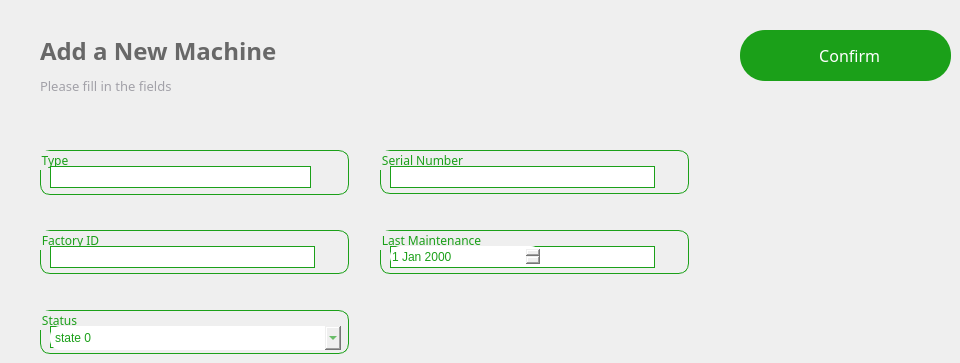
     <widget class="QWidget" name="add_machine">
      <widget class="QGroupBox" name="email_5">
       <property name="geometry">
        <rect>
         <x>380</x>
         <y>150</y>
         <width>309</width>
         <height>44</height>
        </rect>
       </property>
       <property name="font">
        <font>
         <family>Lexend Light</family>
        </font>
       </property>
       <property name="styleSheet">
        <string notr="true">border-radius:10px;
border-color: rgb(27, 160, 25);
border-width : 1.2px;
border-style:solid;
color: rgb(27, 160, 25);
</string>
       </property>
       <property name="title">
        <string>Serial Number</string>
       </property>
       <property name="alignment">
        <set>Qt::AlignLeading|Qt::AlignLeft|Qt::AlignTop</set>
       </property>
       <property name="flat">
        <bool>false</bool>
       </property>
       <property name="checkable">
        <bool>false</bool>
       </property>
       <widget class="QLineEdit" name="email_field_5">
        <property name="geometry">
         <rect>
          <x>10</x>
          <y>16</y>
          <width>265</width>
          <height>22</height>
         </rect>
        </property>
        <property name="styleSheet">
         <string notr="true">border-radius:0px;
border-color: rgb(27, 160, 25);
border-width : 0x;
color:grey;</string>
        </property>
        <property name="text">
         <string/>
        </property>
        <property name="echoMode">
         <enum>QLineEdit::Normal</enum>
        </property>
       </widget>
      </widget>
      <widget class="QLabel" name="Sub_title_5">
       <property name="geometry">
        <rect>
         <x>40</x>
         <y>70</y>
         <width>291</width>
         <height>31</height>
        </rect>
       </property>
       <property name="font">
        <font>
         <family>Lexend Light</family>
         <pointsize>10</pointsize>
        </font>
       </property>
       <property name="cursor">
        <cursorShape>PointingHandCursor</cursorShape>
       </property>
       <property name="layoutDirection">
        <enum>Qt::LeftToRight</enum>
       </property>
       <property name="styleSheet">
        <string notr="true">background-color:transparent;
color: #A2A1A8;
border:none;</string>
       </property>
       <property name="text">
        <string>Please fill in the fields</string>
       </property>
       <property name="alignment">
        <set>Qt::AlignLeading|Qt::AlignLeft|Qt::AlignVCenter</set>
       </property>
      </widget>
      <widget class="QGroupBox" name="name_5">
       <property name="geometry">
        <rect>
         <x>40</x>
         <y>150</y>
         <width>309</width>
         <height>45</height>
        </rect>
       </property>
       <property name="font">
        <font>
         <family>Lexend Light</family>
        </font>
       </property>
       <property name="styleSheet">
        <string notr="true">border-radius:10px;
border-color: rgb(27, 160, 25);
border-width : 1.2px;
border-style:solid;
color: rgb(27, 160, 25);
</string>
       </property>
       <property name="title">
        <string>Type</string>
       </property>
       <property name="alignment">
        <set>Qt::AlignLeading|Qt::AlignLeft|Qt::AlignTop</set>
       </property>
       <property name="flat">
        <bool>false</bool>
       </property>
       <property name="checkable">
        <bool>false</bool>
       </property>
       <widget class="QLineEdit" name="name_field_5">
        <property name="enabled">
         <bool>true</bool>
        </property>
        <property name="geometry">
         <rect>
          <x>10</x>
          <y>16</y>
          <width>261</width>
          <height>22</height>
         </rect>
        </property>
        <property name="styleSheet">
         <string notr="true">border-radius:0px;
border-color: rgb(27, 160, 25);
border-width : 0x;
color:grey;</string>
        </property>
        <property name="text">
         <string/>
        </property>
       </widget>
      </widget>
      <widget class="QLabel" name="Title_5">
       <property name="geometry">
        <rect>
         <x>40</x>
         <y>40</y>
         <width>381</width>
         <height>21</height>
        </rect>
       </property>
       <property name="font">
        <font>
         <family>Lexend</family>
         <pointsize>18</pointsize>
         <bold>true</bold>
        </font>
       </property>
       <property name="styleSheet">
        <string notr="true">color: rgb(104, 104, 104);
border:none;</string>
       </property>
       <property name="text">
        <string>Add a New Machine</string>
       </property>
      </widget>
      <widget class="QGroupBox" name="phone_number_5">
       <property name="geometry">
        <rect>
         <x>40</x>
         <y>230</y>
         <width>309</width>
         <height>44</height>
        </rect>
       </property>
       <property name="font">
        <font>
         <family>Lexend Light</family>
        </font>
       </property>
       <property name="styleSheet">
        <string notr="true">border-radius:10px;
border-color: rgb(27, 160, 25);
border-width : 1.2px;
border-style:solid;
color: rgb(27, 160, 25);
</string>
       </property>
       <property name="title">
        <string>Factory ID</string>
       </property>
       <property name="alignment">
        <set>Qt::AlignLeading|Qt::AlignLeft|Qt::AlignTop</set>
       </property>
       <property name="flat">
        <bool>false</bool>
       </property>
       <property name="checkable">
        <bool>false</bool>
       </property>
       <widget class="QLineEdit" name="phone_field_5">
        <property name="geometry">
         <rect>
          <x>10</x>
          <y>16</y>
          <width>265</width>
          <height>22</height>
         </rect>
        </property>
        <property name="styleSheet">
         <string notr="true">border-radius:0px;
border-color: rgb(27, 160, 25);
border-width : 0x;
color:grey;</string>
        </property>
        <property name="text">
         <string/>
        </property>
        <property name="echoMode">
         <enum>QLineEdit::Normal</enum>
        </property>
       </widget>
      </widget>
      <widget class="QGroupBox" name="factory_id_6">
       <property name="geometry">
        <rect>
         <x>40</x>
         <y>310</y>
         <width>309</width>
         <height>44</height>
        </rect>
       </property>
       <property name="font">
        <font>
         <family>Lexend Light</family>
        </font>
       </property>
       <property name="styleSheet">
        <string notr="true">border-radius:10px;
border-color: rgb(27, 160, 25);
border-width : 1.2px;
border-style:solid;
color: rgb(27, 160, 25);
</string>
       </property>
       <property name="title">
        <string>Status</string>
       </property>
       <property name="alignment">
        <set>Qt::AlignLeading|Qt::AlignLeft|Qt::AlignTop</set>
       </property>
       <property name="flat">
        <bool>false</bool>
       </property>
       <property name="checkable">
        <bool>false</bool>
       </property>
       <widget class="QLineEdit" name="factory_field_6">
        <property name="geometry">
         <rect>
          <x>10</x>
          <y>16</y>
          <width>265</width>
          <height>22</height>
         </rect>
        </property>
        <property name="styleSheet">
         <string notr="true">border-radius:0px;
border-color: rgb(27, 160, 25);
border-width : 0x;
color:grey;</string>
        </property>
        <property name="text">
         <string/>
        </property>
        <property name="echoMode">
         <enum>QLineEdit::Password</enum>
        </property>
       </widget>
       <widget class="QComboBox" name="comboBox">
        <property name="geometry">
         <rect>
          <x>10</x>
          <y>16</y>
          <width>291</width>
          <height>24</height>
         </rect>
        </property>
        <property name="styleSheet">
         <string notr="true">border:none;</string>
        </property>
        <item>
         <property name="text">
          <string>state 0</string>
         </property>
        </item>
        <item>
         <property name="text">
          <string>state 1</string>
         </property>
        </item>
        <item>
         <property name="text">
          <string>state 2</string>
         </property>
        </item>
       </widget>
      </widget>
      <widget class="QPushButton" name="confirm_machine_btn">
       <property name="geometry">
        <rect>
         <x>740</x>
         <y>30</y>
         <width>211</width>
         <height>51</height>
        </rect>
       </property>
       <property name="styleSheet">
        <string notr="true">*{
background:#1ba019;
border-radius:25px;
color:white;
font-family: Lexend;
font-size:16px;
}
QPushButton:hover
{
background:#00b521;
color:white;
border-left:3px solid #1BA019 ; 
border-color:none;
border-radius:25px;




}
QPushButton:pressed
{
background:#013220;
color:black;
border-radius:25px;
color:white;
font-family: Lexend;
font-size:16px;
border-radius:10px;
border-left:3.5px solid #1BA019 ; 


/*background: qlineargradient(x1: 0, y1: 0, x2: 0, y2: 1,
                                stop: 0 #ffffff, stop: 1 #dcdcdc);*/
}</string>
       </property>
       <property name="text">
        <string>  Confirm</string>
       </property>
       <property name="icon">
        <iconset>
         <normalon>:/images/add-circle.png</normalon>
        </iconset>
       </property>
       <property name="iconSize">
        <size>
         <width>200</width>
         <height>200</height>
        </size>
       </property>
      </widget>
      <widget class="QGroupBox" name="factory_id_9">
       <property name="geometry">
        <rect>
         <x>380</x>
         <y>230</y>
         <width>309</width>
         <height>44</height>
        </rect>
       </property>
       <property name="font">
        <font>
         <family>Lexend Light</family>
        </font>
       </property>
       <property name="styleSheet">
        <string notr="true">border-radius:10px;
border-color: rgb(27, 160, 25);
border-width : 1.2px;
border-style:solid;
color: rgb(27, 160, 25);
</string>
       </property>
       <property name="title">
        <string>Last Maintenance</string>
       </property>
       <property name="alignment">
        <set>Qt::AlignLeading|Qt::AlignLeft|Qt::AlignTop</set>
       </property>
       <property name="flat">
        <bool>false</bool>
       </property>
       <property name="checkable">
        <bool>false</bool>
       </property>
       <widget class="QLineEdit" name="factory_field_11">
        <property name="geometry">
         <rect>
          <x>10</x>
          <y>16</y>
          <width>265</width>
          <height>22</height>
         </rect>
        </property>
        <property name="styleSheet">
         <string notr="true">border-radius:0px;
border-color: rgb(27, 160, 25);
border-width : 0x;
color:grey;</string>
        </property>
        <property name="text">
         <string/>
        </property>
        <property name="echoMode">
         <enum>QLineEdit::Password</enum>
        </property>
       </widget>
       <widget class="QDateEdit" name="dateEdit">
        <property name="geometry">
         <rect>
          <x>10</x>
          <y>16</y>
          <width>151</width>
          <height>21</height>
         </rect>
        </property>
        <property name="styleSheet">
         <string notr="true">border:none;</string>
        </property>
       </widget>
      </widget>
     </widget>
